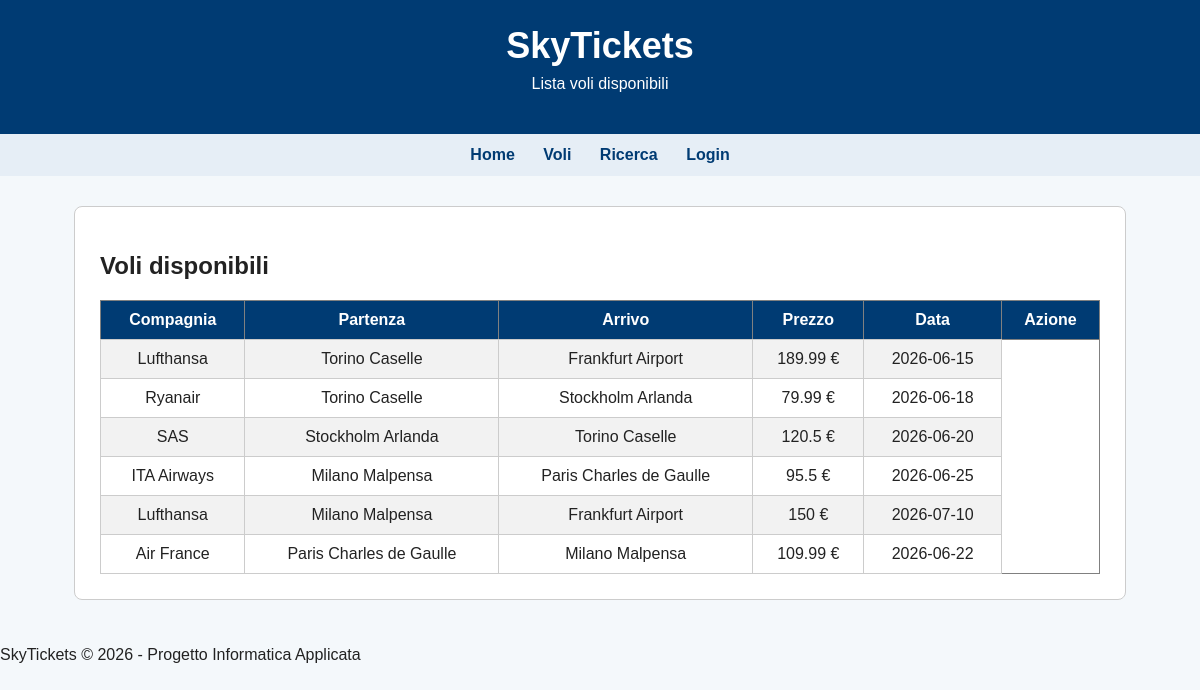
Screenshot of /voli.php with the database file from the repository.
### tables this page shows
CREATE TABLE `voli` (
  `id` int(11) NOT NULL,
  `compagnia_id` int(11) DEFAULT NULL,
  `aeroporto_partenza` int(11) DEFAULT NULL,
  `aeroporto_arrivo` int(11) DEFAULT NULL,
  `prezzo` float DEFAULT NULL,
  `data_volo` date DEFAULT NULL
);

CREATE TABLE `compagnie` (
  `id` int(11) NOT NULL,
  `nome` varchar(100) NOT NULL,
  `paese` varchar(100) DEFAULT NULL
);

CREATE TABLE `aeroporti` (
  `id` int(11) NOT NULL,
  `nome` varchar(100) NOT NULL,
  `citta` varchar(100) DEFAULT NULL,
  `paese` varchar(100) DEFAULT NULL,
  `codice` varchar(10) DEFAULT NULL
);

### voli.php (the view, shortened to what this page needs)
<!DOCTYPE html>
<html>
<head>
    <link rel="stylesheet" href="style.css">
</head>
<body>
<header>
    <h1>SkyTickets</h1>
    <p>Lista voli disponibili</p>
</header>
<nav>
    <a href="index.php">Home</a>
    <a href="voli.php">Voli</a>
    <a href="ricerca.php">Ricerca</a>
    <?php
    if (isset($_SESSION["ruolo"]) && $_SESSION["ruolo"] == "admin") {
        echo '<a href="admin.php">Admin</a>';
        echo '<a href="logout.php">Logout</a>';
    } else {
        echo '<a href="login.php">Login</a>';
    }
    ?>
</nav>
<main>
    <div class="card">
        <h2>Voli disponibili</h2>
        <?php
        include "connessione.php";
        $sql = "SELECT voli.id, compagnie.nome AS compagnia,
                       partenza.nome AS aeroporto_partenza,
                       arrivo.nome AS aeroporto_arrivo,
                       voli.prezzo, voli.data_volo
                FROM voli
                JOIN compagnie ON voli.compagnia_id = compagnie.id
                JOIN aeroporti AS partenza ON voli.aeroporto_partenza = partenza.id
                JOIN aeroporti AS arrivo ON voli.aeroporto_arrivo = arrivo.id";
        $risultato = mysqli_query($conn, $sql);
        echo "<table border='1'>";
        echo "<tr>
        <th>Compagnia</th>
        <th>Partenza</th>
        <th>Arrivo</th>
        <th>Prezzo</th>
        <th>Data</th>
        <th>Azione</th>
      </tr>";
        while ($riga = mysqli_fetch_assoc($risultato)) {
            echo "<tr>";
            echo "<td>" . $riga["compagnia"] . "</td>";
            echo "<td>" . $riga["aeroporto_partenza"] . "</td>";
            echo "<td>" . $riga["aeroporto_arrivo"] . "</td>";
            echo "<td>" . $riga["prezzo"] . " €</td>";
            echo "<td>" . $riga["data_volo"] . "</td>";
            echo "</tr>";
        }
        echo "</table>";
        ?>
    </div>
</main>
<footer>
    <p>SkyTickets © 2026 - Progetto Informatica Applicata</p>
</footer>
</body>
</html>

### style.css (style rules this page uses)
body { font-family: Arial, sans-serif; background-color: #f4f8fb; margin: 0; padding: 0; color: #222; }
header { background-color: #003b73; color: white; padding: 25px; text-align: center; }
header h1 { margin: 0; font-size: 36px; }
header p { margin-top: 8px; }
nav { background-color: #e6eef6; padding: 12px; text-align: center; }
nav a { margin: 0 12px; color: #003b73; text-decoration: none; font-weight: bold; }
main { padding: 30px; }
.card { background-color: white; padding: 25px; border: 1px solid #ccc; border-radius: 8px; max-width: 1000px; margin: auto; }
table { width: 100%; border-collapse: collapse; margin-top: 15px; }
th { background-color: #003b73; color: white; padding: 10px; }
td { padding: 10px; text-align: center; border: 1px solid #ccc; }
a { transition: 0.2s; }
table tr:nth-child(even) { background-color: #f2f2f2; }

### rows the page displays
voli: compagnia.nome "Lufthansa", aeroporto_partenza.nome "Torino Caselle", aeroporto_arrivo.nome "Frankfurt Airport", prezzo "189.99", data_volo "2026-06-15"
voli: compagnia.nome "Ryanair", aeroporto_partenza.nome "Torino Caselle", aeroporto_arrivo.nome "Stockholm Arlanda", prezzo "79.99", data_volo "2026-06-18"
voli: compagnia.nome "SAS", aeroporto_partenza.nome "Stockholm Arlanda", aeroporto_arrivo.nome "Torino Caselle", prezzo "120.5", data_volo "2026-06-20"
voli: compagnia.nome "ITA Airways", aeroporto_partenza.nome "Milano Malpensa", aeroporto_arrivo.nome "Paris Charles de Gaulle", prezzo "95.5", data_volo "2026-06-25"
voli: compagnia.nome "Lufthansa", aeroporto_partenza.nome "Milano Malpensa", aeroporto_arrivo.nome "Frankfurt Airport", prezzo "150", data_volo "2026-07-10"
voli: compagnia.nome "Air France", aeroporto_partenza.nome "Paris Charles de Gaulle", aeroporto_arrivo.nome "Milano Malpensa", prezzo "109.99", data_volo "2026-06-22"
